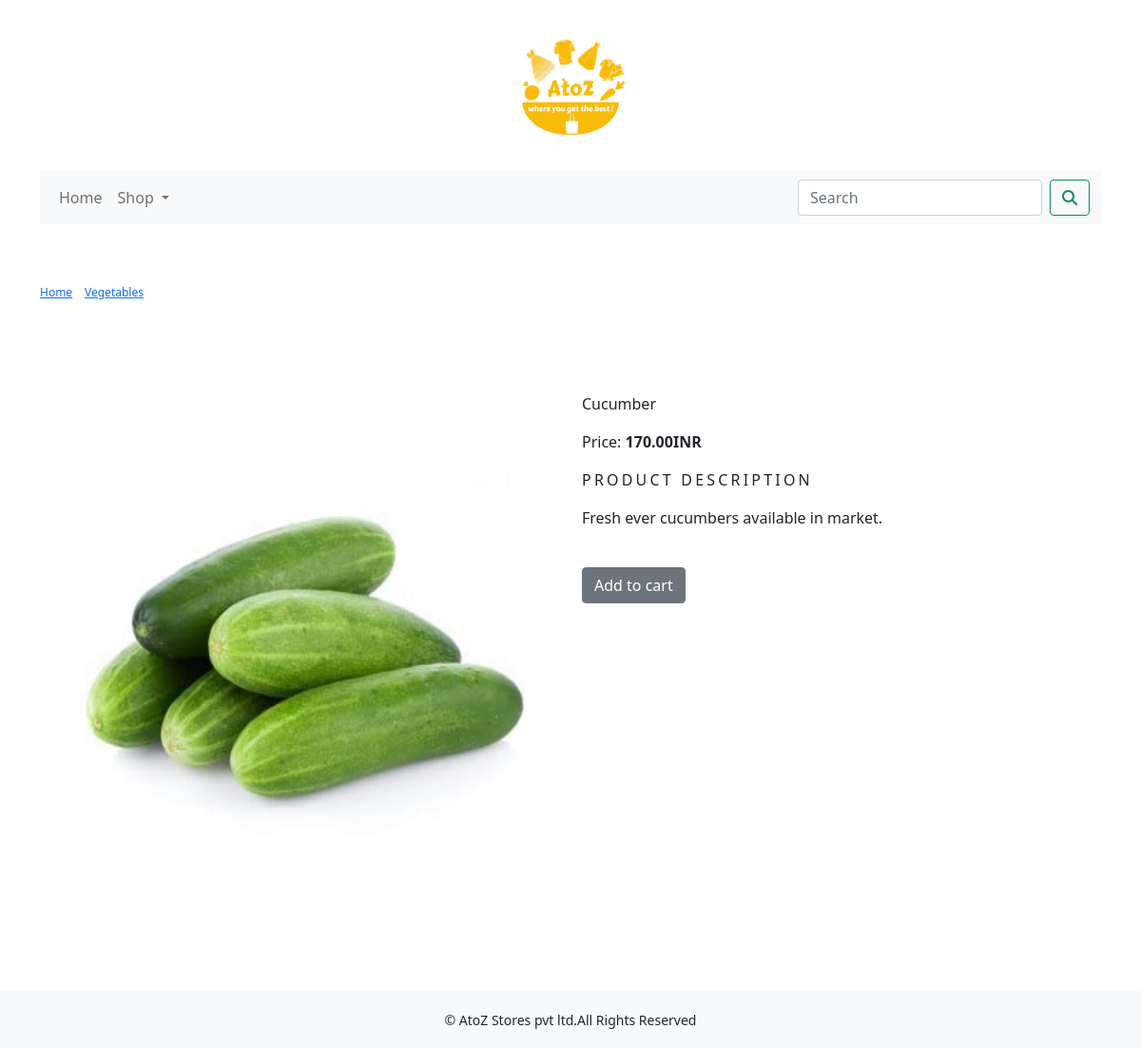
Screenshot of /shop/vegetables/cucumber/ with the database file from the repository.
### shop/models.py (models this page shows, shortened)
class Product(models.Model):
    name= models.CharField(max_length=250,unique=True)
    slug= models.SlugField(max_length=250,unique=True)
    desc= models.TextField(blank=True)
    price= models.DecimalField(max_digits=10,decimal_places=2)
    category= models.ForeignKey(Category,on_delete=models.CASCADE)
    image= models.ImageField(upload_to='product',blank=True)
    stock= models.IntegerField()
    available= models.BooleanField(default=True)
    created= models.DateTimeField(auto_now_add=True)
    updated= models.DateTimeField(auto_now=True)
    class Meta:
        ordering= ('name', )
        verbose_name= 'product'
        verbose_name_plural= 'products'

class Category(models.Model):
    name= models.CharField(max_length=250,unique=True)
    slug= models.SlugField(max_length=250,unique=True)
    desc= models.TextField(blank=True)
    image= models.ImageField(upload_to='category',blank=True)
    class Meta:
        ordering= ('name', )
        verbose_name= 'category'
        verbose_name_plural= 'categories'
    def get_url(self):
        return reverse('shop:products_by_category',args=[self.slug])
    def __str__(self):
        return '{}'.format(self.name)

### shop/views.py (the view)
# urls.py: path('<slug:c_slug>/<slug:product_slug>/',views.proDetail, name= 'prodCatDetail'),
def proDetail(request,c_slug,product_slug):
    try:
        product=Product.objects.get(category__slug=c_slug,slug=product_slug)
    except Exception as e:
        raise e
    return render(request,"product.html",{'product':product})

### cart/context_processors.py (called while the page is built)
def counter(request):
    item_count=0
    if 'admin' in request.path:
        return {}
    else:
        try:
            cart=Cart.objects.filter(cart_id=_cart_id(request))
            cart_items=CartItem.objects.all().filter(cart=cart[:1])
            for cart_item in cart_items:
                item_count += cart_item.quantity
        except Cart.DoesNotExist:
            item_count = 0
    return dict(item_count=item_count)

### cart/views.py (called while the page is built)
def _cart_id(request):
    cart= request.session.session_key
    if not cart:
        cart= request.session.create()
    return cart

### shop/context_processors.py (called while the page is built)
def menu_links(request):
    links=Category.objects.all()
    return dict(links=links)

### templates/product.html (shortened to what this page needs)
{% extends 'base.html' %}
{% load static %}
{% block body %}
<div class="row my_prod_row_class">
  <div class="mx-auto">
    <p><a href="{% url 'shop:allProdCat' %}">Home</a> | <a href="{{product.category.get_url}}">{{product.category}}</a> | {{product.name}}</p>
  </div>
</div><br>
<div class="container">
    <br>
 <div class="row">
    <div class="col-12 col-sm-12 col-md-12 col-lg-6 text-center">
        <div style="min-width: 18rem">
            <img src="{{product.image.url}}" alt="{{product.name}}" width="500" height="570">
        </div>
    </div>
        <div class="col-12 col-sm-12 col-md-12 col-lg-6">
            <h1 class="my_prod_title">{{product.name}}</h1>
            <p>Price:<b> {{product.price}}INR</b></p>
            <p class="my_title">Product Description</p>
            <p class="text-justify my_prod_text">{{product.desc}}</p>
            {% if product.stock <= 0 %}
              <p class="text-justify my_prod_text"><b>Sorry, Out of stock!</b></p>
            {% else %}
              <br><a class="btn btn-secondary" href="{% url 'cart:add_cart' product.id %}">Add to cart</a>
            {% endif %}
        </div>
 </div>
</div>    <br><br>
{% endblock %}

### static/css/custom.css (style rules this page uses)
body { font-family: 'Roboto', sans-serif; }
.my_title { font-size: 16px; text-transform: uppercase; letter-spacing: .2em; }
.my_prod_row_class { padding-top: 15px; padding-bottom: 20px; }
.my_prod_row_class .mx-auto { color: #0000; font-size: 12px; text-decoration: none; }
.my_prod_title { font-size: 16px; text-transform: uppercase: letter-spacing: .2em; padding-top: 15px; padding-bottom: 10px; }
.my_prod_text { padding-right: 20px; }

### rows the page displays
Product: category "Vegetables", image (picture), name "Cucumber", price "170.00", desc "Fresh ever cucumbers available in market."
